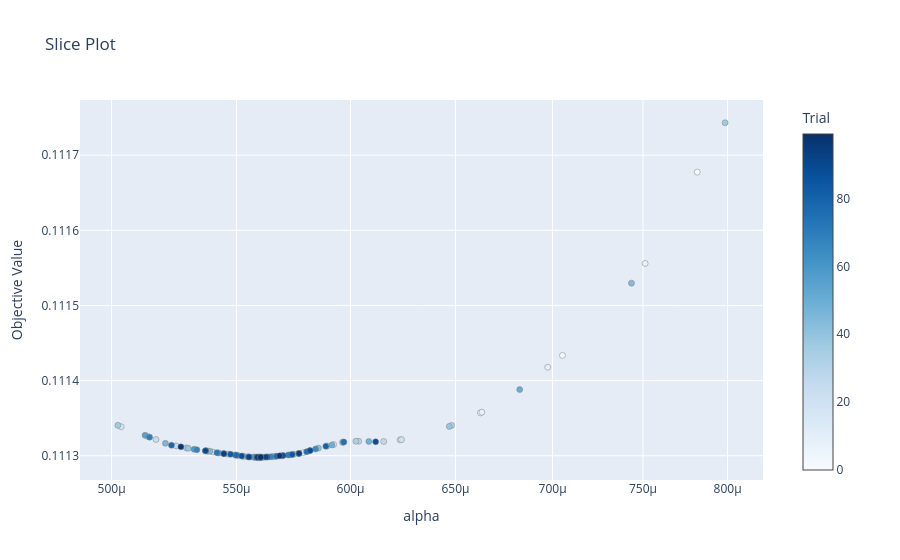
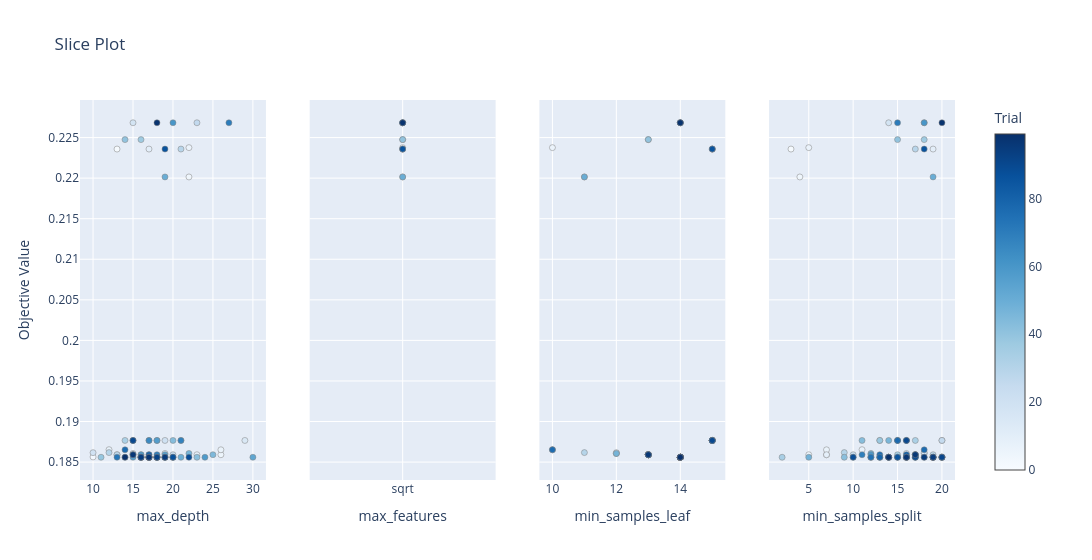
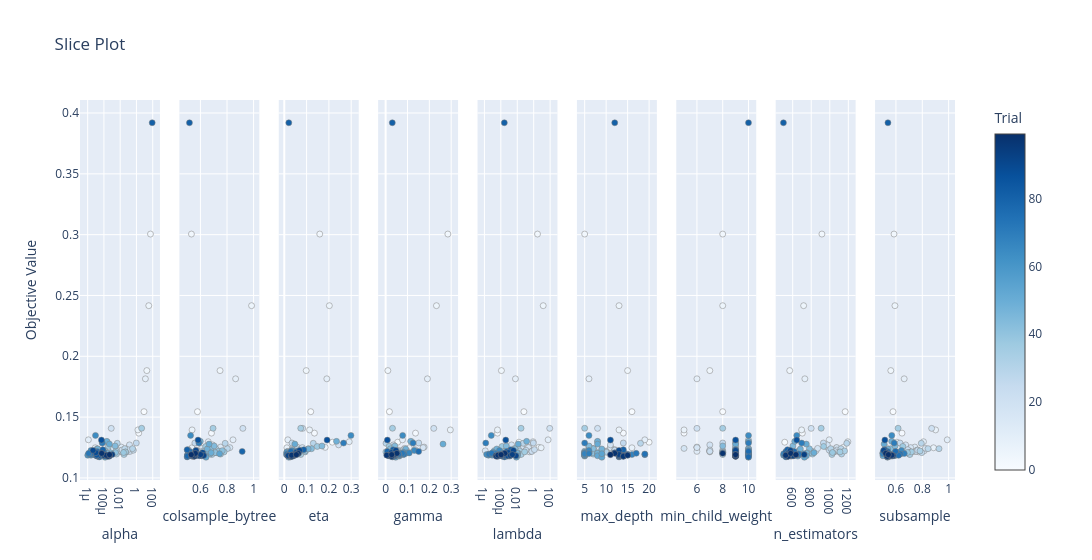

The notebook cell these images were saved under, in order:
### Markdown cell above
A noter que les plages des hyperparamètres n'ont pas été sélectionnées au hasard. Elles ont été choisies à la suite d'analyse de graphiques Optuna `plot_slice`. Des itérations ont été réalisées mais pour éviter de surcharger ce document, nous n'avons inséré que le dernier graphique de chaque modèle (voir ci-dessous).

### Code cell
print("\nVisualisation des études Optuna pour Random Forest :")
#plot_slice(random_forest_study).show()

print("\nVisualisation des études Optuna pour Lasso :")
plot_slice(lasso_study).show()

print("\nVisualisation des études Optuna pour Decision Tree :")
plot_slice(decision_tree_study).show()

print("\nVisualisation des études Optuna pour XGBoost :")
plot_slice(xgboost_study).show()
